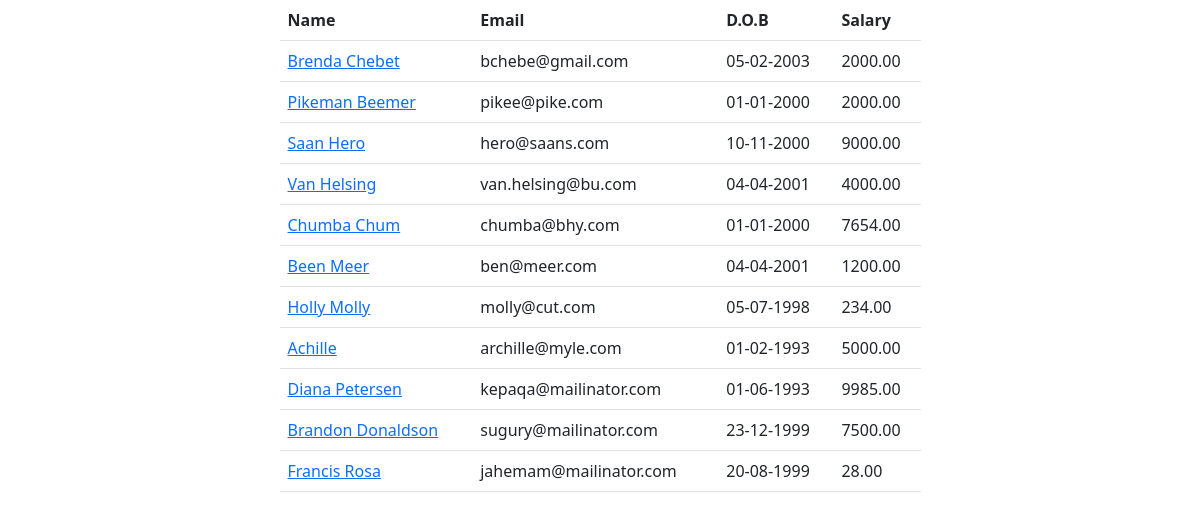
Page /employees on the earlier database version.
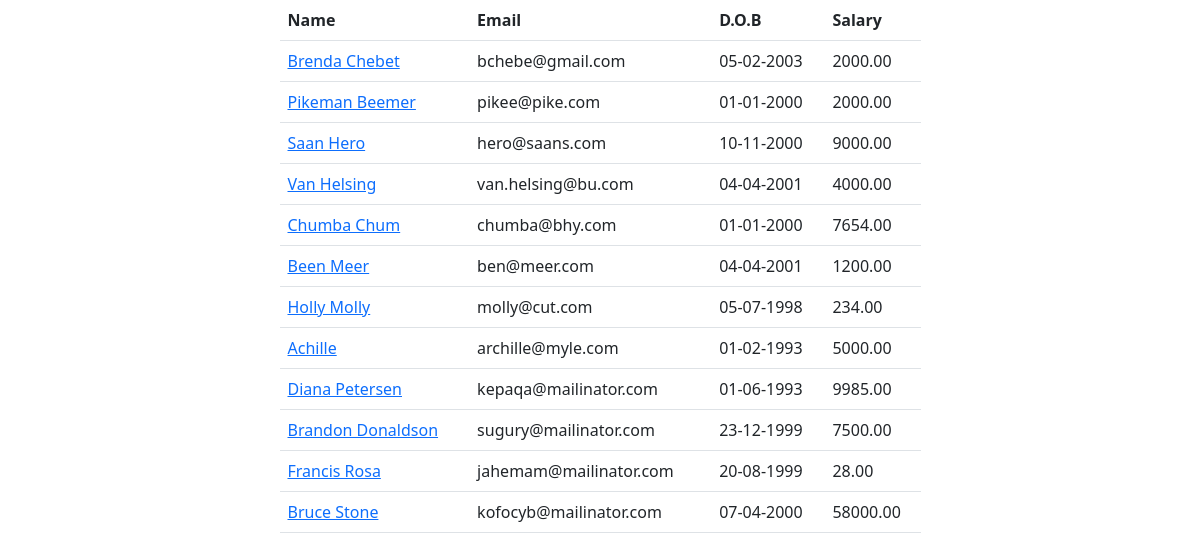
Same page on the later database version.
### main_app/models.py (models this page shows, shortened)
class Employee(models.Model):
    name = models.CharField(max_length=40)
    email = models.EmailField(unique=True)
    dob = models.DateField(null=True)
    salary = models.DecimalField(max_digits=7, decimal_places=2)
    disabled = models.BooleanField(default=False)
    profile = models.ImageField(upload_to="employees", null=True)
    created_at = models.DateTimeField(auto_now_add=True, null=True)  # added once during creation
    updated_at = models.DateTimeField(auto_now=True, null=True)  # updates every time update happens

### main_app/views.py (the view)
# urls.py: path('employees', views.all_employees, name="all"),
def all_employees(request):
    employees = Employee.objects.all()  # SELECT * From employees
    return render(request, 'all_employees.html', {"employees": employees})

### templates/all_employees.html (shortened to what this page needs)
<!doctype html>
<html lang="en">
<head>
	<link href="https://cdn.jsdelivr.net/npm/bootstrap@5.2.3/dist/css/bootstrap.min.css" rel="stylesheet">
</head>
<body>
	<div class="container">
		<div class="row justify-content-center">
			<div class="col-sm-7">
				<table class="table">
					<thead>
					<th>Name</th>
					<th>Email</th>
					<th>D.O.B</th>
					<th>Salary</th>
					</thead>
					<tbody>
						{% for employee in employees %}
							<tr>
								<td>
									<a href="/employees/{{ employee.id }}">{{ employee.name | title }}</a>
								</td>
								<td>{{ employee.email }}</td>
								<td>{{ employee.dob | date:"d-m-Y" }}</td>
								<td>{{ employee.salary }}</td>
							</tr>
						{% endfor %}
					</tbody>
				</table>
			</div>
		</div>
	</div>
</body>
</html>

Differences in the rows shown:
added Employee: name "Bruce Stone", email "kofocyb@mailinator.com", dob "07-04-2000", salary "58000.00"
